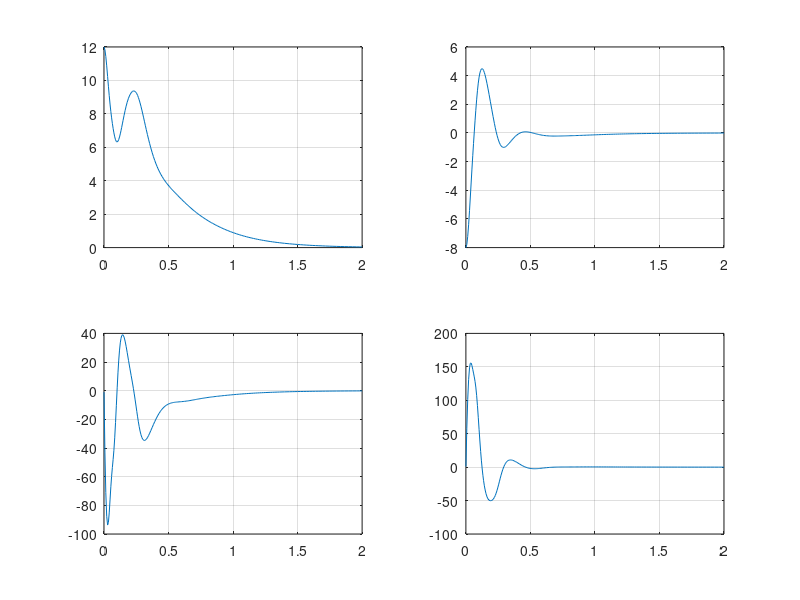

Source code (MATLAB):
function main

clc; clearvars;

global Ks Jh m g h Km Kg Jl Rm

Ks = 1.61;
Jh = 0.0021;
m = 0.403;
g = -9.81;
h = 0.06;
Km = 0.00767;
Kg = 70;
Jl = 0.0059;
Rm = 2.6;

global k0 k1 k2 k3

format long g

A = [0 1 0 0;
     0 0 1 0;
     0 0 0 1;
     0 0 0 0];
 
B = [0; 0; 0; 1];

Q = diag([1e6 1e5 1e-2 1e-2]);

R = 1e-3;

K = lqr(A, B, Q, R);

k0 = K(1);
k1 = K(2);
k2 = K(3);
k3 = K(4);

disp(K);
disp(eig(A-B*K));
disp(A-B*K);

[t, y] = ode45(@fcn, [0 2], [12 -8 -1 1]);

figure('color','white');
for i = 1 : 4
    subplot(2, 2, i);
    plot(t, y(:,i));
    grid on;
end

end


function y = hh(x)

y = x(1) + x(2);

end

function u = uu(x)

v = hh(x);

global Ks Jh m g h Km Kg Jl Rm

global k0 k1 k2 k3

u = (-Jh * Jl * Rm * (v * Jl * k0 + Jl * (x(3) + x(4)) * k1 + ...
    (-Ks * x(2) + g * h * m * sin(x(1) + x(2))) * k2 + ...
    (-Ks * x(4) + g * h * m * (x(3) + x(4)) * cos(x(1) + x(2))) * k3) + ...
    (Ks * (-((Jh + Jl) * Ks * Rm * x(2)) + Jl * Kg^2 * Km^2 * x(3)) + g * h * Jh * m * Rm * (Ks * x(2) * cos(x(1) + x(2)) + (Ks + Jl * (x(3) + x(4))^2 - g * h * m * cos(x(1) + x(2))) * sin(x(1) + x(2))))) ...
    / (Jl * Kg * Km * Ks);

end

function dx = fcn(t, y)

u = uu(y);

global Ks Jh m g h Km Kg Jl Rm

f = [y(3);
     y(4);
     Ks / Jh * y(2) - (Km^2 * Kg^2) / (Rm * Jh) * y(3);
     -(Ks / Jh + Ks / Jl) * y(2) + m * g * h / Jl * sin(y(1) + y(2)) + (Km^2 * Kg^2) / (Rm * Jh) * y(3)];
 
ge = [0;
     0;
     (Km * Kg) / (Rm * Jh);
     -(Km * Kg) / (Rm * Jh)];

dx = f + ge * u;

end